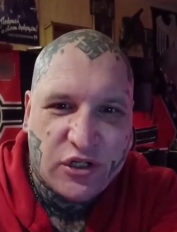
#> input picture Screenshot_4.png, 177 x 232 px
$ python main.py
#> lines starting #> are read from the running program, lines starting #| are printed output that depends on the picture
from PIL import Image

img = Image.open('Screenshot_4.png')
#> img is the input picture: PIL image 177x232 RGBA; mean R, G, B, A 88, 49.5, 58.2, 255

width, height = img.size
#> width = 177; height = 232

new_width = int(width * 0.5)
#> new_width = 88
new_height = height
#> new_height = 232

img = img.resize((new_width, new_height))
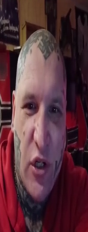
#> img: PIL image 88x232 RGBA; mean R, G, B, A 88, 49.5, 58.2, 255

cropped_img = img.crop((0, 0, 10, 10))

img.save('new.png')
cropped_img.save('www.png')
